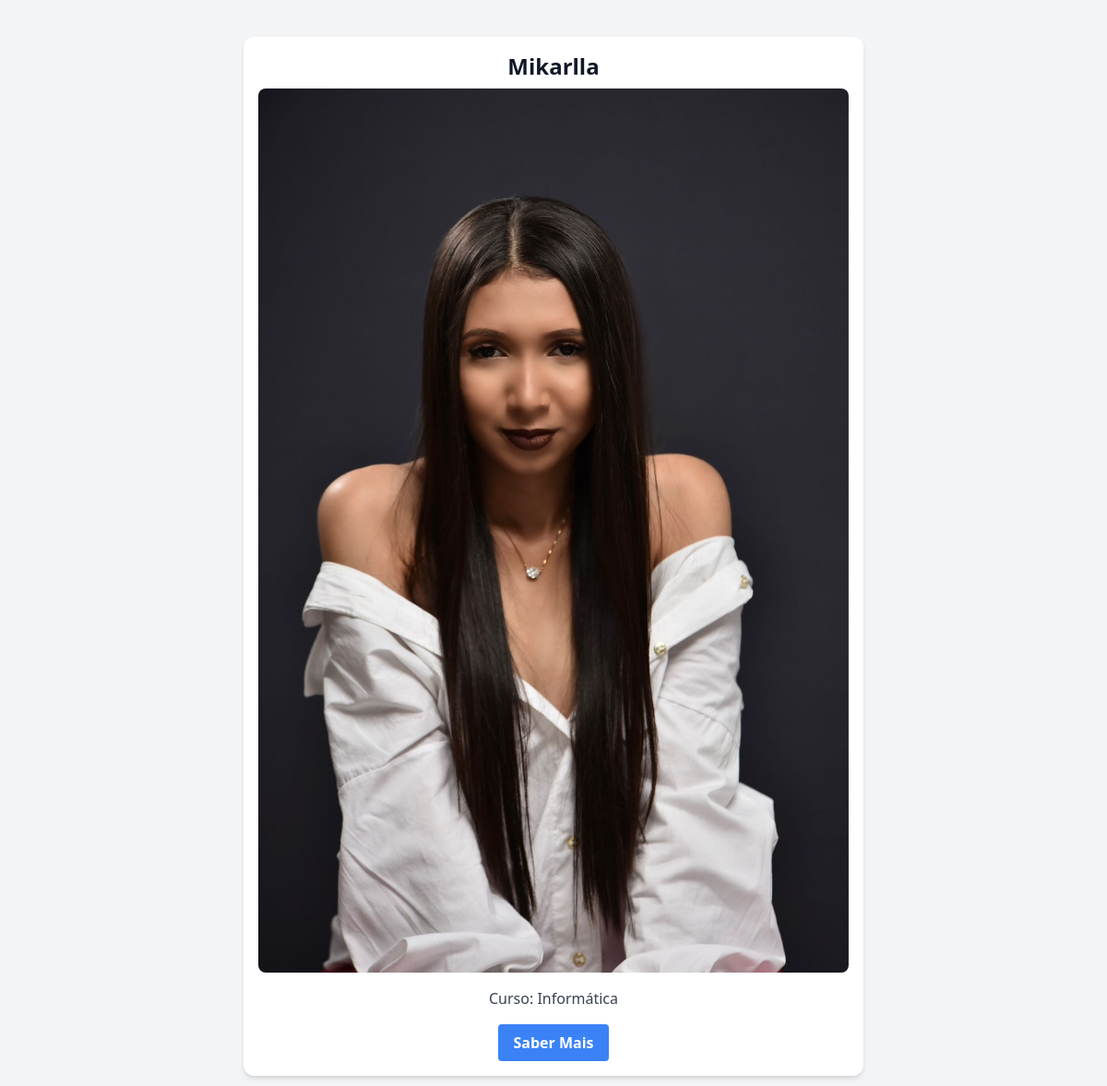
The page / on the database its author committed.
### aluno/models.py (models this page shows, shortened)
class Aluno(models.Model):
    nome = models.CharField(max_length=100)
    curso = models.ForeignKey(Curso, on_delete=models.CASCADE)
    bio = models.TextField()

class ImagemAluno(models.Model):
    aluno = models.ForeignKey(Aluno, on_delete=models.CASCADE)
    foto = models.ImageField(
        default=None, upload_to="images/covers/%Y/%m/%d/", blank=True
    )
    descricao = models.CharField(max_length=100, default="")

class Curso(models.Model):
    nome = models.CharField(max_length=100)
    def __str__(self):
        return self.nome

### aluno/views.py (the view)
# urls.py: path("", views.home, name="home"),
def home(request):
    alunos = Aluno.objects.all()
    fotos = ImagemAluno.objects.all()
    context = {"alunos": alunos, "fotos": fotos}
    return render(request, "index.html", context)

### aluno/templates/index.html (shortened to what this page needs)
{% extends 'global/base.html' %}
{% block content %}
<div class="max-w-md mx-auto bg-white rounded-xl shadow-md overflow-hidden md:max-w-2xl my-10">
    <div class="p-4">
        {% for aluno in alunos %}
        <h2 class="text-2xl font-bold text-gray-900 mb-2 text-center">{{aluno.nome}}</h2>
        {% for foto in fotos %}
        {% if forloop.first %}
        <img class="w-full h-1/5 object-cover rounded-lg mb-4" src="{{foto.foto.url}}" alt="Imagem do Aluno">
        {% endif %}
        {% endfor %}
        <p class="text-gray-700 text-base mb-4 text-center">Curso: {{aluno.curso}}</p>
        <div class="flex justify-center">
            <a href="{% url 'perfil' id=aluno.id %}"
                class="text-white bg-blue-500 hover:bg-blue-600 font-bold py-2 px-4 rounded transition duration-300">
                Saber Mais
            </a>
        </div>
        {% endfor %}
    </div>
</div>
{% endblock content %}

### rows shown on the page
Aluno: nome "Mikarlla", curso "Informática"
ImagemAluno: foto (picture)
